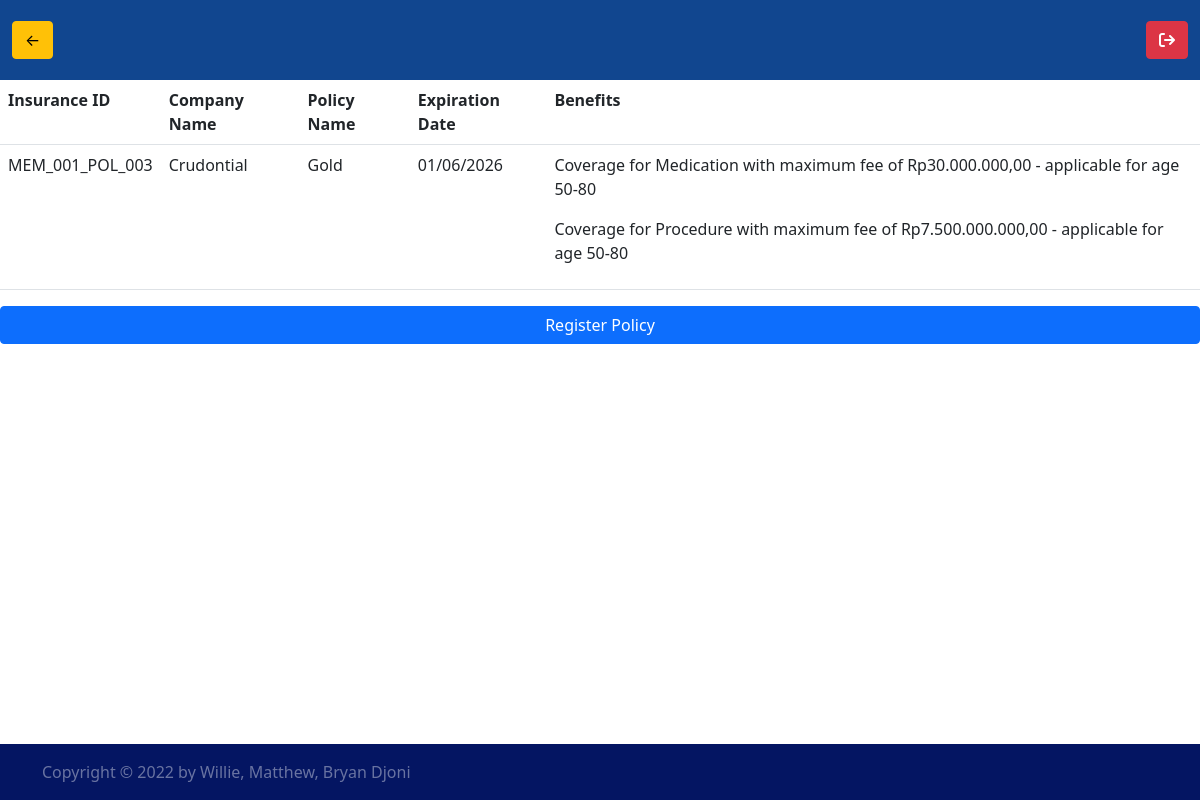
Screenshot of /insurances (signed in) with the database file from the repository.
### aegisCorp/models/insuranceModel.py (models this page shows)
class CustomerInsurance(db.Model):
    __tablename__ = 'customerInsurances'
    member = relationship("Customer", back_populates='insurances')
    member_id = db.Column(db.Integer, db.ForeignKey('customers.id'), primary_key=True)
    policy = relationship("InsurancePolicy", back_populates='customer_insurances')
    policy_id = db.Column(db.Integer, db.ForeignKey('policies.id'), primary_key=True)
    expiration_date = db.Column(db.DateTime, nullable=False)

class InsuranceCompany(db.Model):
    __tablename__ = 'companies'
    id = db.Column(db.Integer, primary_key=True)
    name = db.Column(db.String(255), unique=True, nullable=False)
    staffs = relationship("InsuranceStaff", back_populates='company')
    policies = relationship("InsurancePolicy", back_populates='company')

class InsurancePolicy(db.Model):
    __tablename__ = 'policies'
    id = db.Column(db.Integer, primary_key=True)
    name = db.Column(db.String(255), unique=True, nullable=False)
    company = relationship("InsuranceCompany", back_populates='policies')
    company_id = db.Column(db.Integer, db.ForeignKey('companies.id'), primary_key=True)
    benefits = relationship("PolicyBenefit", back_populates='policy')
    customer_insurances = relationship("CustomerInsurance", back_populates='policy')

### aegisCorp/routes/customer.py (the view)
@customer.route("/insurances")
@customer_only
def get_insurances():
    user = user_models.get("Customer").query.filter_by(user_id=current_user.id).first()
    insurances = CustomerInsurance.query.filter_by(member_id=user.id)
    return render_template("customer.html", insurances=insurances, purpose='show')

### aegisCorp/utils/filters/insurance.py (called while the page is built)
def format_insurance_id(insurance):
    return f"MEM_{format_id(insurance.member_id)}_POL_{format_id(insurance.policy_id)}"

def get_insurance_benefits(insurance):
    return [f"Coverage for {benefit.benefit.type.name.capitalize()} \
        with maximum fee of {currency(benefit.benefit.price_limit*15000)} - \
        applicable for age {benefit.benefit.min_age}-{benefit.benefit.max_age}"
        for benefit in insurance.policy.benefits
    ]

def get_insurance_company(insurance):
    return insurance.policy.company.name

def get_insurance_policy(insurance):
    return insurance.policy.name

### aegisCorp/utils/filters/utils.py (called while the page is built)
def currency(price:int):
    price_str = str(price)
    prefix_index = len(price_str)%3 if len(price_str)%3!=0 else 3
    prefix = price_str[:prefix_index]
    suffix = price_str[prefix_index:]
    return 'Rp' + prefix +''.join(["." + suffix[i*3:3*i+3] for i in range(len(price_str)//3) if suffix[i*3:i*3+3]!='']) + ',00'

def format_id(id):
    count = len(str(id))
    return "0"*(3-count) + str(id)

def format_date(date):
    return date.strftime("%d/%m/%Y")

### aegisCorp/templates/customer.html (shortened to what this page needs)
{% extends "./layout.html" %}
{% block back_button %}
    <a href="{{url_for('views.home')}}" class="btn btn-warning">&larr;</a>
{% endblock %}
{% block content %}
    {% if purpose == 'add' %}
    <form action="{{url_for('customer.add_insurance')}}" method="post">
        {{form.csrf_token}}
        {% with messages = get_flashed_messages() %}
            {% if messages: %}
            <p style="color:red;">{{messages[0]}}</p>
            {% endif %}
        {% endwith %}
        <div class="mb-3">
            <label class="form-label">{{form.insurance_id.label}}</label>
            {{form.insurance_id(class='form-control')}}
        </div>
        {{form.submit(class="btn btn-primary float-end")}}
    </form>
    {% elif purpose =='show' %}
    <table class="table">
        <tr>
            <th>Insurance ID</th>
            <th>Company Name</th>
            <th>Policy Name</th>
            <th>Expiration Date</th>
            <th>Benefits</th>
        </tr>
        {% if insurances.count() == 0 %}
        <tr>
            <td colspan="4"><h3>No Insurance!</h3></td>
        </tr>
        {% else %}
        {% for insurance in insurances: %}
        <tr>
            <td>{{insurance | format_insurance_id}}</td>
            <td>{{insurance | get_insurance_company}}</td>
            <td>{{insurance | get_insurance_policy}}</td>
            <td>{{insurance.expiration_date | format_date}}</td>
            <td>
                {% for benefit in insurance | get_insurance_benefits %}
                <p>{{benefit}}</p>
                {% endfor %}
            </td>
        </tr>
        {% endfor %}
        {% endif %}
    </table>
    <a href="{{url_for('customer.add_insurance')}}" class="btn btn-primary float-end">Register Policy</a>
    {% endif %}
{% endblock %}

### aegisCorp/static/css/styles.css (style rules this page uses)
body { min-width: 100vw; width:100vw; min-height: 100vh; height:100vh; }

### rows the page displays
CustomerInsurance: member+policy "MEM_001_POL_003", name "Crudontial", name "Gold", expiration_date "01/06/2026", get_insurance_benefits "Coverage for Medication with maximum fee of Rp30.000.000,00 - applicable for age 50-80" "Coverage for Procedure with maximum fee of Rp7.500.000.000,00 - applicable for age 50-80"
